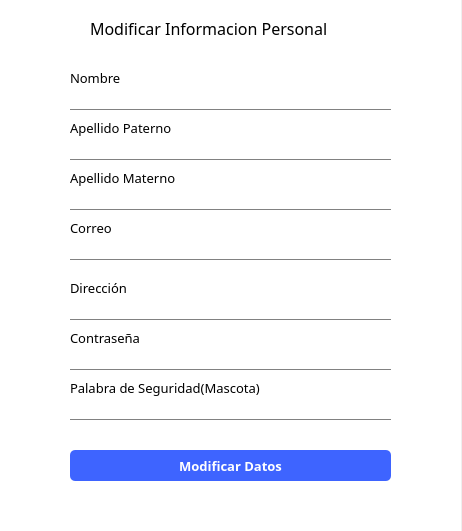
<?xml version="1.0" encoding="UTF-8"?>
<ui version="4.0">
 <class>medico_modificar</class>
 <widget class="QDialog" name="medico_modificar">
  <property name="geometry">
   <rect>
    <x>0</x>
    <y>0</y>
    <width>462</width>
    <height>531</height>
   </rect>
  </property>
  <property name="windowTitle">
   <string>Dialog</string>
  </property>
  <widget class="QStackedWidget" name="stackedWidget">
   <property name="geometry">
    <rect>
     <x>0</x>
     <y>0</y>
     <width>461</width>
     <height>531</height>
    </rect>
   </property>
   <property name="currentIndex">
    <number>1</number>
   </property>
   <widget class="QWidget" name="page">
    <widget class="QLabel" name="label_2">
     <property name="geometry">
      <rect>
       <x>100</x>
       <y>20</y>
       <width>251</width>
       <height>16</height>
      </rect>
     </property>
     <property name="font">
      <font>
       <family>Montserrat</family>
       <pointsize>12</pointsize>
      </font>
     </property>
     <property name="text">
      <string>Modificar Informacion Personal</string>
     </property>
    </widget>
    <widget class="QLabel" name="label">
     <property name="geometry">
      <rect>
       <x>0</x>
       <y>0</y>
       <width>461</width>
       <height>531</height>
      </rect>
     </property>
     <property name="styleSheet">
      <string notr="true">background: white;</string>
     </property>
     <property name="text">
      <string/>
     </property>
    </widget>
    <widget class="QLabel" name="label_3">
     <property name="geometry">
      <rect>
       <x>70</x>
       <y>240</y>
       <width>101</width>
       <height>16</height>
      </rect>
     </property>
     <property name="font">
      <font>
       <family>Montserrat</family>
       <pointsize>10</pointsize>
      </font>
     </property>
     <property name="text">
      <string>Experiencia</string>
     </property>
    </widget>
    <widget class="QLabel" name="label_4">
     <property name="geometry">
      <rect>
       <x>70</x>
       <y>290</y>
       <width>101</width>
       <height>16</height>
      </rect>
     </property>
     <property name="font">
      <font>
       <family>Montserrat</family>
       <pointsize>10</pointsize>
      </font>
     </property>
     <property name="text">
      <string>Estudios:</string>
     </property>
    </widget>
    <widget class="QLabel" name="label_5">
     <property name="geometry">
      <rect>
       <x>70</x>
       <y>340</y>
       <width>101</width>
       <height>16</height>
      </rect>
     </property>
     <property name="font">
      <font>
       <family>Montserrat</family>
       <pointsize>10</pointsize>
      </font>
     </property>
     <property name="text">
      <string>Logros:</string>
     </property>
    </widget>
    <widget class="QLabel" name="label_6">
     <property name="geometry">
      <rect>
       <x>70</x>
       <y>390</y>
       <width>101</width>
       <height>16</height>
      </rect>
     </property>
     <property name="font">
      <font>
       <family>Montserrat</family>
       <pointsize>10</pointsize>
      </font>
     </property>
     <property name="text">
      <string>Cedula</string>
     </property>
    </widget>
    <widget class="QLabel" name="LabelFoto">
     <property name="geometry">
      <rect>
       <x>170</x>
       <y>70</y>
       <width>120</width>
       <height>120</height>
      </rect>
     </property>
     <property name="font">
      <font>
       <family>Montserrat</family>
       <pointsize>10</pointsize>
      </font>
     </property>
     <property name="text">
      <string/>
     </property>
     <property name="pixmap">
      <pixmap resource="../../resources.qrc">:/imagenes/Imagenes/imgPrueba.png</pixmap>
     </property>
     <property name="scaledContents">
      <bool>true</bool>
     </property>
    </widget>
    <widget class="QPushButton" name="btnFoto">
     <property name="geometry">
      <rect>
       <x>180</x>
       <y>200</y>
       <width>101</width>
       <height>23</height>
      </rect>
     </property>
     <property name="font">
      <font>
       <family>Montserrat</family>
      </font>
     </property>
     <property name="styleSheet">
      <string notr="true">color: #3E64FF;
background: white;
border: 1px solid #3E64FF;
border-radius:5px;</string>
     </property>
     <property name="text">
      <string>Nueva Foto</string>
     </property>
    </widget>
    <widget class="QPushButton" name="pushButton_2">
     <property name="geometry">
      <rect>
       <x>70</x>
       <y>470</y>
       <width>331</width>
       <height>31</height>
      </rect>
     </property>
     <property name="font">
      <font>
       <family>Montserrat</family>
       <pointsize>10</pointsize>
       <weight>75</weight>
       <bold>true</bold>
      </font>
     </property>
     <property name="styleSheet">
      <string notr="true">color: white;
background: #3E64FF;
border-radius:5px;</string>
     </property>
     <property name="text">
      <string>Continuar</string>
     </property>
    </widget>
    <widget class="QLineEdit" name="LineExperiencia">
     <property name="geometry">
      <rect>
       <x>70</x>
       <y>260</y>
       <width>321</width>
       <height>20</height>
      </rect>
     </property>
     <property name="styleSheet">
      <string notr="true">background: white;
border: none;
border-bottom: 1px solid #818181;</string>
     </property>
    </widget>
    <widget class="QLineEdit" name="LineEstudios">
     <property name="geometry">
      <rect>
       <x>70</x>
       <y>310</y>
       <width>321</width>
       <height>20</height>
      </rect>
     </property>
     <property name="styleSheet">
      <string notr="true">background: white;
border: none;
border-bottom: 1px solid #818181;
</string>
     </property>
    </widget>
    <widget class="QLineEdit" name="LineLogros">
     <property name="geometry">
      <rect>
       <x>70</x>
       <y>360</y>
       <width>321</width>
       <height>20</height>
      </rect>
     </property>
     <property name="styleSheet">
      <string notr="true">background: white;
border: none;
border-bottom: 1px solid #818181;</string>
     </property>
    </widget>
    <widget class="QLineEdit" name="LineCedula">
     <property name="geometry">
      <rect>
       <x>70</x>
       <y>410</y>
       <width>321</width>
       <height>20</height>
      </rect>
     </property>
     <property name="styleSheet">
      <string notr="true">background: white;
border: none;
border-bottom: 1px solid #818181;</string>
     </property>
    </widget>
    <zorder>label</zorder>
    <zorder>label_2</zorder>
    <zorder>label_3</zorder>
    <zorder>label_4</zorder>
    <zorder>label_5</zorder>
    <zorder>label_6</zorder>
    <zorder>LabelFoto</zorder>
    <zorder>btnFoto</zorder>
    <zorder>pushButton_2</zorder>
    <zorder>LineExperiencia</zorder>
    <zorder>LineEstudios</zorder>
    <zorder>LineLogros</zorder>
    <zorder>LineCedula</zorder>
   </widget>
   <widget class="QWidget" name="page_2">
    <widget class="QLabel" name="label_9">
     <property name="geometry">
      <rect>
       <x>0</x>
       <y>0</y>
       <width>461</width>
       <height>531</height>
      </rect>
     </property>
     <property name="styleSheet">
      <string notr="true">background: white;</string>
     </property>
     <property name="text">
      <string/>
     </property>
    </widget>
    <widget class="QLabel" name="label_10">
     <property name="geometry">
      <rect>
       <x>90</x>
       <y>20</y>
       <width>281</width>
       <height>16</height>
      </rect>
     </property>
     <property name="font">
      <font>
       <family>Montserrat</family>
       <pointsize>12</pointsize>
      </font>
     </property>
     <property name="text">
      <string>Modificar Informacion Personal</string>
     </property>
    </widget>
    <widget class="QPushButton" name="btnModificarDatos">
     <property name="geometry">
      <rect>
       <x>70</x>
       <y>450</y>
       <width>321</width>
       <height>31</height>
      </rect>
     </property>
     <property name="font">
      <font>
       <family>Montserrat</family>
       <pointsize>10</pointsize>
       <weight>75</weight>
       <bold>true</bold>
      </font>
     </property>
     <property name="styleSheet">
      <string notr="true">color: white;
background: #3E64FF;
border-radius:5px;</string>
     </property>
     <property name="text">
      <string>Modificar Datos</string>
     </property>
    </widget>
    <widget class="QLineEdit" name="LineCorreo">
     <property name="geometry">
      <rect>
       <x>70</x>
       <y>240</y>
       <width>321</width>
       <height>20</height>
      </rect>
     </property>
     <property name="styleSheet">
      <string notr="true">background: white;
border: none;
border-bottom: 1px solid #818181;</string>
     </property>
     <property name="text">
      <string/>
     </property>
    </widget>
    <widget class="QLabel" name="label_15">
     <property name="geometry">
      <rect>
       <x>70</x>
       <y>220</y>
       <width>101</width>
       <height>16</height>
      </rect>
     </property>
     <property name="font">
      <font>
       <family>Montserrat</family>
       <pointsize>10</pointsize>
      </font>
     </property>
     <property name="text">
      <string>Correo</string>
     </property>
    </widget>
    <widget class="QLabel" name="label_17">
     <property name="geometry">
      <rect>
       <x>70</x>
       <y>280</y>
       <width>101</width>
       <height>16</height>
      </rect>
     </property>
     <property name="font">
      <font>
       <family>Montserrat</family>
       <pointsize>10</pointsize>
      </font>
     </property>
     <property name="text">
      <string>Dirección</string>
     </property>
    </widget>
    <widget class="QLineEdit" name="LineContrasenia">
     <property name="geometry">
      <rect>
       <x>70</x>
       <y>350</y>
       <width>321</width>
       <height>20</height>
      </rect>
     </property>
     <property name="styleSheet">
      <string notr="true">background: white;
border: none;
border-bottom: 1px solid #818181;</string>
     </property>
     <property name="text">
      <string/>
     </property>
    </widget>
    <widget class="QLabel" name="label_18">
     <property name="geometry">
      <rect>
       <x>70</x>
       <y>330</y>
       <width>101</width>
       <height>16</height>
      </rect>
     </property>
     <property name="font">
      <font>
       <family>Montserrat</family>
       <pointsize>10</pointsize>
      </font>
     </property>
     <property name="text">
      <string>Contraseña</string>
     </property>
    </widget>
    <widget class="QLineEdit" name="LineMascota">
     <property name="geometry">
      <rect>
       <x>70</x>
       <y>400</y>
       <width>321</width>
       <height>20</height>
      </rect>
     </property>
     <property name="styleSheet">
      <string notr="true">background: white;
border: none;
border-bottom: 1px solid #818181;</string>
     </property>
     <property name="text">
      <string/>
     </property>
    </widget>
    <widget class="QLabel" name="label_13">
     <property name="geometry">
      <rect>
       <x>70</x>
       <y>380</y>
       <width>211</width>
       <height>16</height>
      </rect>
     </property>
     <property name="font">
      <font>
       <family>Montserrat</family>
       <pointsize>10</pointsize>
      </font>
     </property>
     <property name="text">
      <string>Palabra de Seguridad(Mascota)</string>
     </property>
    </widget>
    <widget class="QLabel" name="label_19">
     <property name="geometry">
      <rect>
       <x>70</x>
       <y>170</y>
       <width>121</width>
       <height>16</height>
      </rect>
     </property>
     <property name="font">
      <font>
       <family>Montserrat</family>
       <pointsize>10</pointsize>
      </font>
     </property>
     <property name="text">
      <string>Apellido Materno</string>
     </property>
    </widget>
    <widget class="QLineEdit" name="LineMaterno">
     <property name="geometry">
      <rect>
       <x>70</x>
       <y>190</y>
       <width>321</width>
       <height>20</height>
      </rect>
     </property>
     <property name="styleSheet">
      <string notr="true">background: white;
border: none;
border-bottom: 1px solid #818181;</string>
     </property>
     <property name="text">
      <string/>
     </property>
    </widget>
    <widget class="QLineEdit" name="LineDireccion">
     <property name="geometry">
      <rect>
       <x>70</x>
       <y>300</y>
       <width>321</width>
       <height>20</height>
      </rect>
     </property>
     <property name="styleSheet">
      <string notr="true">background: white;
border: none;
border-bottom: 1px solid #818181;</string>
     </property>
     <property name="text">
      <string/>
     </property>
    </widget>
    <widget class="QLineEdit" name="LinePaterno">
     <property name="geometry">
      <rect>
       <x>70</x>
       <y>140</y>
       <width>321</width>
       <height>20</height>
      </rect>
     </property>
     <property name="styleSheet">
      <string notr="true">background: white;
border: none;
border-bottom: 1px solid #818181;</string>
     </property>
     <property name="text">
      <string/>
     </property>
    </widget>
    <widget class="QLabel" name="label_20">
     <property name="geometry">
      <rect>
       <x>70</x>
       <y>120</y>
       <width>121</width>
       <height>16</height>
      </rect>
     </property>
     <property name="font">
      <font>
       <family>Montserrat</family>
       <pointsize>10</pointsize>
      </font>
     </property>
     <property name="text">
      <string>Apellido Paterno</string>
     </property>
    </widget>
    <widget class="QLineEdit" name="LineNombre">
     <property name="geometry">
      <rect>
       <x>70</x>
       <y>90</y>
       <width>321</width>
       <height>20</height>
      </rect>
     </property>
     <property name="styleSheet">
      <string notr="true">background: white;
border: none;
border-bottom: 1px solid #818181;</string>
     </property>
     <property name="text">
      <string/>
     </property>
    </widget>
    <widget class="QLabel" name="label_21">
     <property name="geometry">
      <rect>
       <x>70</x>
       <y>70</y>
       <width>121</width>
       <height>16</height>
      </rect>
     </property>
     <property name="font">
      <font>
       <family>Montserrat</family>
       <pointsize>10</pointsize>
      </font>
     </property>
     <property name="text">
      <string>Nombre</string>
     </property>
    </widget>
   </widget>
  </widget>
 </widget>
 <resources>
  <include location="../../resources.qrc"/>
 </resources>
 <connections/>
</ui>
